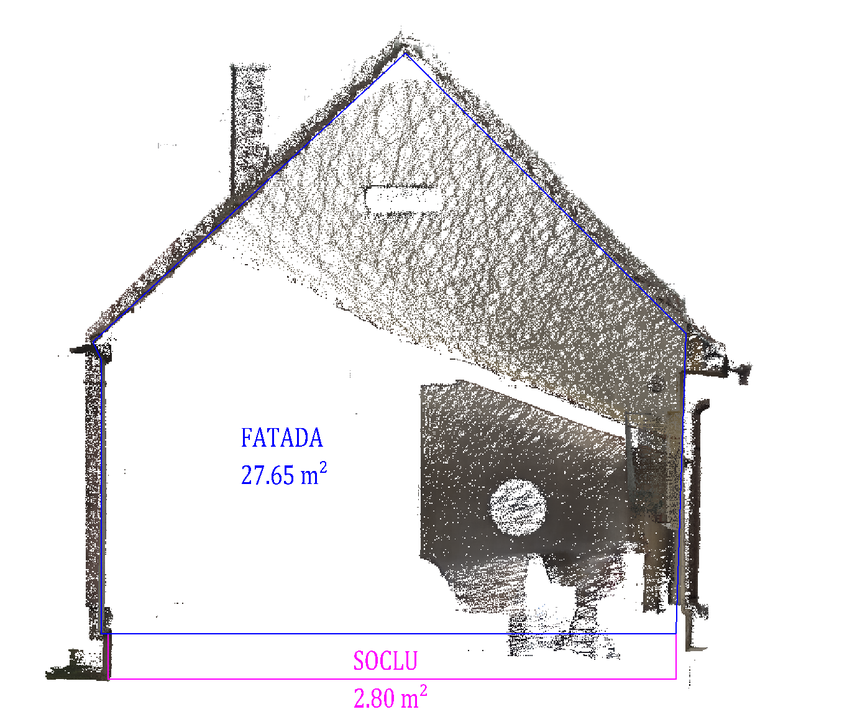
#> input picture detector cantitati/procesate/2 imagini pe fundal alb 2 imagini pe fundal negru/MARGINEAN ANA_colorized_fatada_dreapta_procesat.png, 842 x 717 px, shrunk from 1355 x 1154 before the run
$ python extract_processed_reference_shapes.py
#> lines starting #> are read from the running program, lines starting #| are printed output that depends on the picture; after the words box and inside, x2 and y2 are one past the last pixel; in counts of white or black regions, pixels touching at a corner belong together
from __future__ import annotations

import json
from pathlib import Path

import cv2
import numpy as np

ROOT = Path(__file__).resolve().parents[2]

CASES = [
    {
        "id": "MARGINEAN_DREAPTA",
        "processed_reference_path": ROOT / "detector cantitati" / "procesate" / "2 imagini pe fundal alb 2 imagini pe fundal negru" / "MARGINEAN ANA_colorized_fatada_dreapta_procesat.png",
        "output_json_path": ROOT / "docs" / "reference_cases" / "marginean_dreapta_expected.json",
        "scene": "gable_facade",
    },
    {
        "id": "MUNTEAN_STANGA",
        "processed_reference_path": ROOT / "detector cantitati" / "procesate" / "2 imagini pe fundal alb 2 imagini pe fundal negru" / "MUNTEAN LUCRETIA_colorized_fatada_stanga_procesat.png",
        "output_json_path": ROOT / "docs" / "reference_cases" / "muntean_stanga_expected.json",
        "scene": "sparse_openings_flat",
    },
]


def load_image(path: Path) -> np.ndarray:
    data = np.fromfile(str(path), dtype=np.uint8)
    img = cv2.imdecode(data, cv2.IMREAD_COLOR)
    if img is None:
        raise RuntimeError(f"Cannot load image: {path}")
    return img


def normalize_points(points: list[list[int]], ref_bbox: list[int]) -> list[list[float]]:
    x, y, w, h = ref_bbox
    w = max(1, int(w))
    h = max(1, int(h))
    out = []
    for px, py in points:
        out.append([
            round((float(px) - float(x)) / float(w), 6),
            round((float(py) - float(y)) / float(h), 6),
        ])
    return out


def largest_blue_contour(img: np.ndarray) -> np.ndarray:
    hsv = cv2.cvtColor(img, cv2.COLOR_BGR2HSV)
    mask = ((hsv[:, :, 0] >= 100) & (hsv[:, :, 0] <= 130) & (hsv[:, :, 1] >= 120) & (hsv[:, :, 2] >= 100)).astype(np.uint8) * 255
    cnts, _ = cv2.findContours(mask, cv2.RETR_EXTERNAL, cv2.CHAIN_APPROX_SIMPLE)
    if not cnts:
        raise RuntimeError("No blue contour found")
    c = max(cnts, key=cv2.contourArea)
    eps = max(2.0, 0.003 * cv2.arcLength(c, True))
    return cv2.approxPolyDP(c, eps, True)


def select_socle_contour(img: np.ndarray) -> np.ndarray:
    hsv = cv2.cvtColor(img, cv2.COLOR_BGR2HSV)
    mask = ((hsv[:, :, 0] >= 135) & (hsv[:, :, 0] <= 175) & (hsv[:, :, 1] >= 80) & (hsv[:, :, 2] >= 80)).astype(np.uint8) * 255
    cnts, _ = cv2.findContours(mask, cv2.RETR_EXTERNAL, cv2.CHAIN_APPROX_SIMPLE)
    if not cnts:
        raise RuntimeError("No magenta contour found")
    h, w = mask.shape[:2]
    best = None
    best_score = None
    for c in cnts:
        area = float(cv2.contourArea(c))
        if area <= 0:
            continue
        x, y, bw, bh = cv2.boundingRect(c)
        bottom_ratio = float(y + bh) / float(h)
        width_ratio = float(bw) / float(w)
        if bottom_ratio < 0.82:
            continue
        score = (bottom_ratio * 3.0) + (width_ratio * 2.0) + min(area / max(1.0, w * h), 0.1)
        if best is None or score > best_score:
            best = c
            best_score = score
    if best is None:
        best = max(cnts, key=cv2.contourArea)
    eps = max(2.0, 0.003 * cv2.arcLength(best, True))
    return cv2.approxPolyDP(best, eps, True)


def main() -> int:
    for case in CASES:
        img = load_image(case["processed_reference_path"])
#> in load_image, img is the input picture: shape (717, 842, 3); mean B, G, R 224.2, 223.3, 225.1
        facade = largest_blue_contour(img)
#> in largest_blue_contour, `hsv = cv2.cvtColor(img, cv2.COLOR_BGR2HSV)`: hsv: shape (717, 842, 3); mean H, S, V 7.6, 8.6, 226.5
#> in largest_blue_contour, `mask = ((hsv[:, :, 0] >= 100) & (hsv[:, :, 0] <= 130) & (hsv[:, :, 1] ..`:
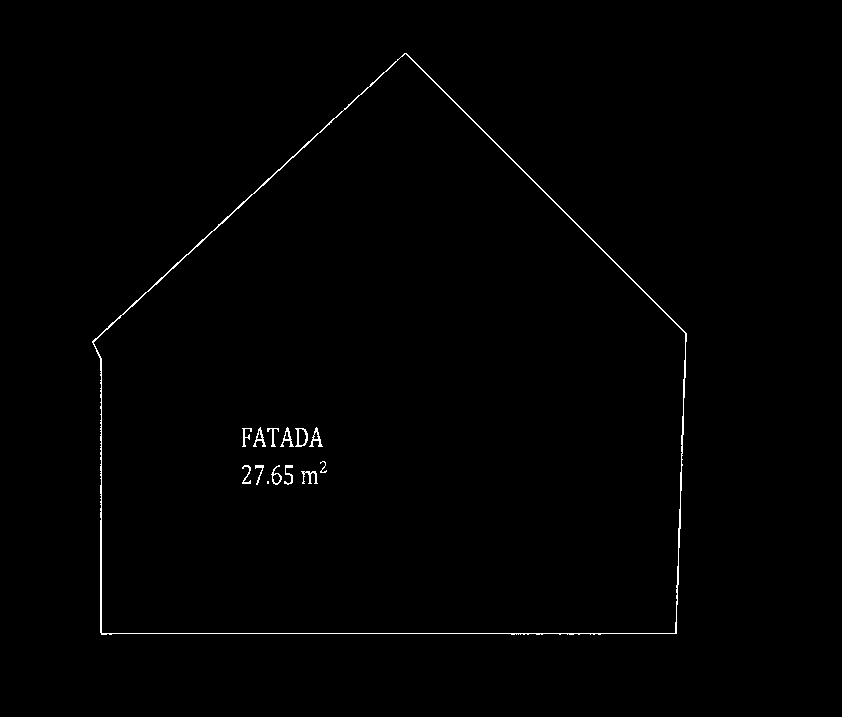
#> mask: shape (717, 842); 0.62% white in thin lines or dots, all inside (x1, y1, x2, y2) = (92, 53, 687, 635)
#> in largest_blue_contour, `cnts, _ = cv2.findContours(mask, cv2.RETR_EXTERNAL, cv2.CHAIN_APPROX_S..`: cnts = 1 contour; box (x1, y1, x2, y2) and area: (92, 53, 687, 635) 256497
#> in largest_blue_contour, `c = max(cnts, key=cv2.contourArea)`: c = contour of 285 points, box (x1, y1, x2, y2) (92, 53, 687, 635), area 256497
#> in largest_blue_contour, `eps = max(2.0, 0.003 * cv2.arcLength(c, True))`: eps = 6.16
#> facade = [[686, 333], [404, 53], [92, 341], [101, 371], [101, 634], [676, 633]]
        socle = select_socle_contour(img)
#> in select_socle_contour, `mask = ((hsv[:, :, 0] >= 135) & (hsv[:, :, 0] <= 175) & (hsv[:, :, 1] ..`:
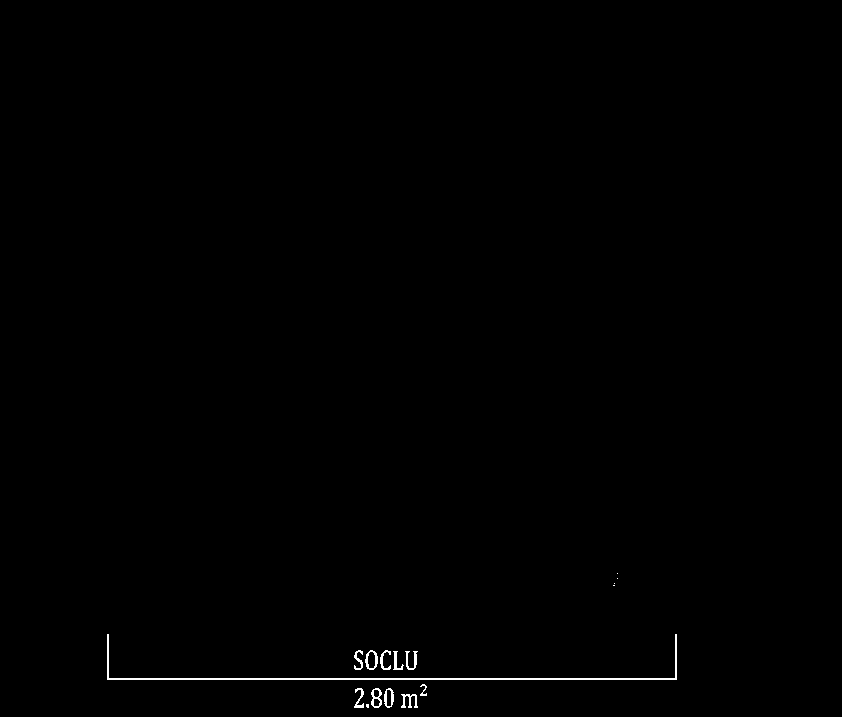
#> mask: shape (717, 842); 0.37% white in thin lines or dots, all inside (x1, y1, x2, y2) = (107, 573, 677, 708)
#> in select_socle_contour, `cnts, _ = cv2.findContours(mask, cv2.RETR_EXTERNAL, cv2.CHAIN_APPROX_S..`: cnts = 16 contours, 6 with area under 20; largest, box (x1, y1, x2, y2) and area: (107, 634, 677, 680) 658, (365, 650, 378, 670) 180, (371, 688, 382, 708) 152, (384, 688, 394, 708) 139, (401, 694, 418, 708) 64
#> the loop in select_socle_contour, `for c in cnts:` made 16 passes
#> (area, x, y, bw, bh, bottom_ratio, width_ratio, score) on passes 2, 12: (64, 401, 694, 17, 14, 0.987, 0.0202, 3), (658, 107, 634, 570, 46, 0.948, 0.677, 4.2)
#> (area, x, y, bw, bh, bottom_ratio, width_ratio, score) on passes 3, 4, 5, 7, 8, 9: (139, 384, 688, 10, 20, 0.987, 0.0119, 2.99), (152, 371, 688, 11, 20, 0.987, 0.0131, 2.99), (52, 354, 688, 10, 20, 0.987, 0.0119, 2.99), (57.5, 405, 651, 13, 19, 0.934, 0.0154, 2.83), (48, 393, 651, 11, 19, 0.934, 0.0131, 2.83), (49, 380, 650, 11, 20, 0.934, 0.0131, 2.83)
#> after the loop in select_socle_contour, `for c in cnts:`: best = contour of 10 points, box (x1, y1, x2, y2) (107, 634, 677, 680), area 658; best_score = 4.2
#> in select_socle_contour, `eps = max(2.0, 0.003 * cv2.arcLength(best, True))`: eps = 3.94
#> socle = [[107, 634], [107, 679], [676, 679], [676, 634], [674, 678], [109, 678]]
        facade_pts = facade.reshape(-1, 2).astype(int).tolist()
#> facade_pts has the same summary as facade
        socle_pts = socle.reshape(-1, 2).astype(int).tolist()
#> socle_pts has the same summary as socle
        facade_bbox = list(map(int, cv2.boundingRect(facade)))
#> facade_bbox = [92, 53, 595, 582]
        socle_bbox = list(map(int, cv2.boundingRect(socle)))
#> socle_bbox = [107, 634, 570, 46]
        payload = {
            "reference_id": case["id"].lower() + "_processed_reference",
            "scene": case["scene"],
            "processed_reference_path": str(case["processed_reference_path"].relative_to(ROOT)),
            "image_size": [int(img.shape[1]), int(img.shape[0])],
            "targets": {
                "facade_bbox": facade_bbox,
                "socle_bbox": socle_bbox,
                "facade_contour": facade_pts,
                "socle_contour": socle_pts,
                "facade_contour_norm_in_bbox": normalize_points(facade_pts, facade_bbox),
                "socle_contour_norm_in_facade_bbox": normalize_points(socle_pts, facade_bbox),
            },
        }
#> in normalize_points, `x, y, w, h = ref_bbox`: x = 92; y = 53; w = 595; h = 582
#> the loop in normalize_points, `for px, py in points:` made 6 passes
#> after the loop in normalize_points, `for px, py in points:`: out = [[0.998, 0.481], [0.524, 0], [0, 0.495], [0.0151, 0.546], [0.0151, 0.998], [0.982, 0.997]]
#> the loop in normalize_points (call 2), `for px, py in points:` made 6 passes
        case["output_json_path"].write_text(json.dumps(payload, indent=2, ensure_ascii=False), encoding="utf-8")
        print(case["output_json_path"])
#> pass 2 of the loop in main, `for case in CASES:`:
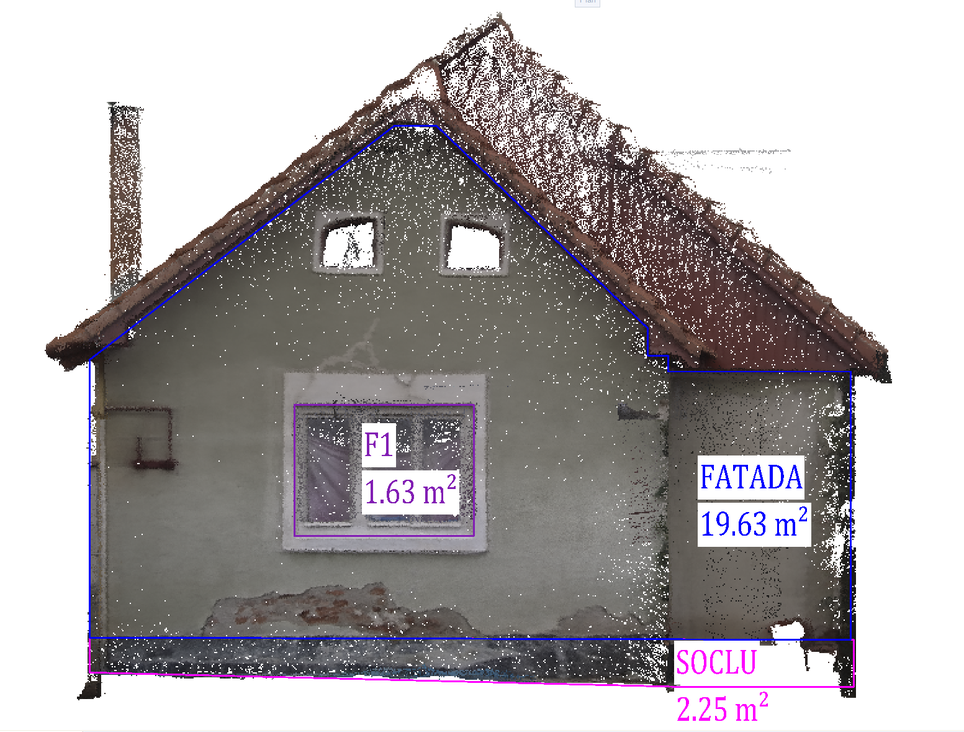
#> input picture detector cantitati/procesate/2 imagini pe fundal alb 2 imagini pe fundal negru/MUNTEAN LUCRETIA_colorized_fatada_stanga_procesat.png, 964 x 732 px, shrunk from 1553 x 1178 before the run
#> in load_image, img is the input picture: shape (732, 964, 3); mean B, G, R 171.5, 170.1, 174.5
#> hsv: shape (732, 964, 3); mean H, S, V 23.7, 20.8, 176.9
#> in largest_blue_contour (call 2), `mask = ((hsv[:, :, 0] >= 100) & (hsv[:, :, 0] <= 130) & (hsv[:, :, 1] ..`:
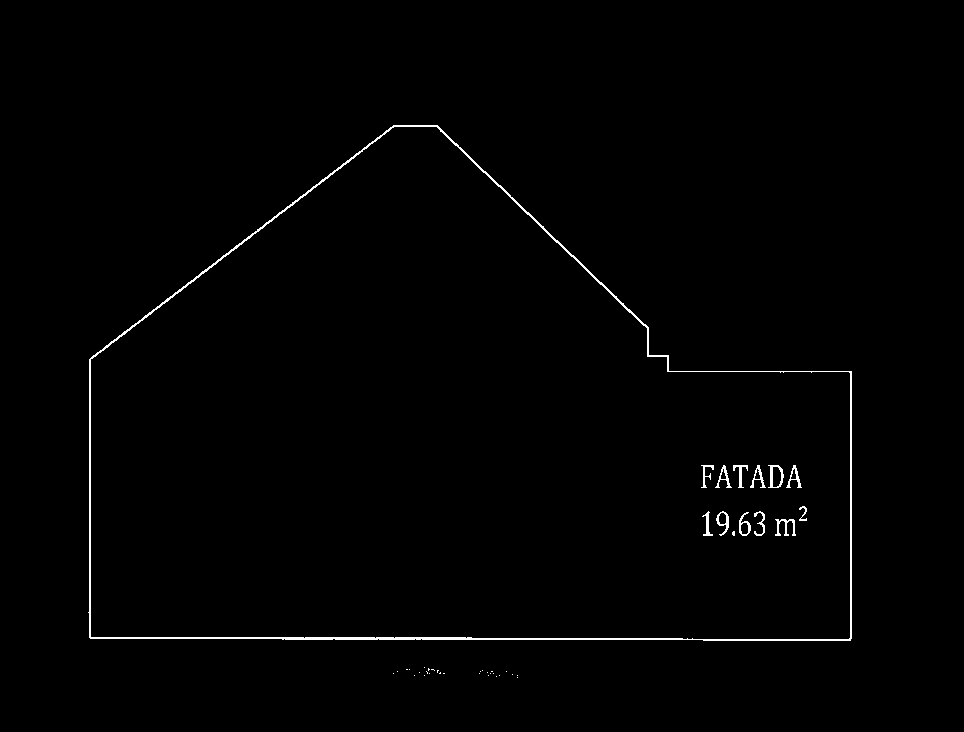
#> mask: shape (732, 964); 0.85% white in thin lines or dots, all inside (x1, y1, x2, y2) = (88, 125, 852, 678)
#> in largest_blue_contour (call 2), `cnts, _ = cv2.findContours(mask, cv2.RETR_EXTERNAL, cv2.CHAIN_APPROX_S..`: cnts = 30 contours, 29 with area under 20; largest, box (x1, y1, x2, y2) and area: (88, 125, 852, 641) 285096
#> in largest_blue_contour (call 2), `c = max(cnts, key=cv2.contourArea)`: c = contour of 219 points, box (x1, y1, x2, y2) (88, 125, 852, 641), area 285096
#> in largest_blue_contour (call 2), `eps = max(2.0, 0.003 * cv2.arcLength(c, True))`: eps = 6.91
#> facade = contour of 10 points, box (x1, y1, x2, y2) (89, 125, 852, 639), area 284290
#> in select_socle_contour (call 2), `mask = ((hsv[:, :, 0] >= 135) & (hsv[:, :, 0] <= 175) & (hsv[:, :, 1] ..`:
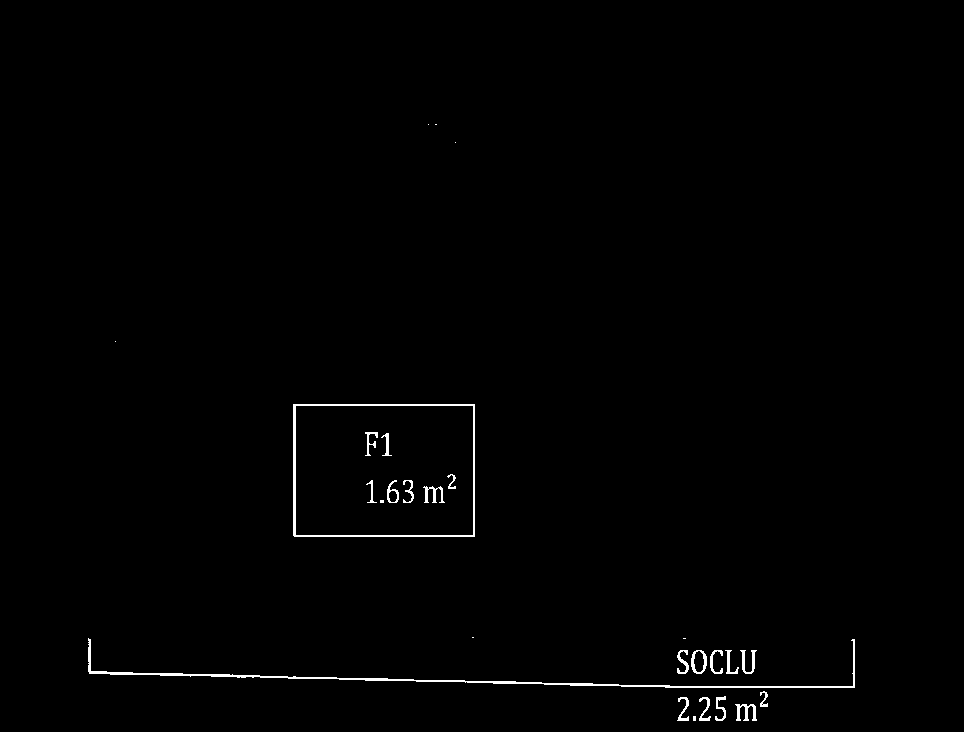
#> mask: shape (732, 964); 0.74% white in thin lines or dots, all inside (x1, y1, x2, y2) = (88, 124, 855, 721)
#> in select_socle_contour (call 2), `cnts, _ = cv2.findContours(mask, cv2.RETR_EXTERNAL, cv2.CHAIN_APPROX_S..`: cnts = 19 contours, 7 with area under 20; largest, box (x1, y1, x2, y2) and area: (293, 404, 475, 537) 23892, (88, 638, 855, 688) 1038, (691, 650, 707, 674) 288, (735, 704, 757, 721) 122, (740, 650, 757, 674) 98
#> the loop in select_socle_contour (call 2), `for c in cnts:` made 19 passes
#> (area, x, y, bw, bh, bottom_ratio, width_ratio, score) on passes 2, 13: (121.5, 735, 704, 22, 17, 0.985, 0.0228, 3), (1037.5, 88, 638, 767, 50, 0.94, 0.796, 4.41)
#> after the loop in select_socle_contour (call 2), `for c in cnts:`: best = contour of 113 points, box (x1, y1, x2, y2) (88, 638, 855, 688), area 1038; best_score = 4.41
#> in select_socle_contour (call 2), `eps = max(2.0, 0.003 * cv2.arcLength(best, True))`: eps = 5.15
#> socle = [[88, 638], [89, 673], [854, 687], [854, 639], [852, 686], [91, 671]]
#> facade_pts = [[89, 359], [90, 638], [851, 638], [851, 371], [669, 371], [668, 355], [648, 354], [648, 327], [437, 125], [390, 127]]
#> socle_pts has the same summary as socle
#> facade_bbox = [89, 125, 763, 514]
#> socle_bbox = [88, 638, 767, 50]
    return 0


if __name__ == "__main__":
    raise SystemExit(main())
#> (the program exits here)
